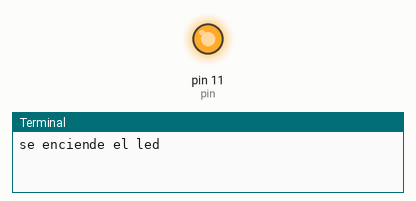
Bench run of a program on a simulated Raspberry Pi (header pin numbers). Shown: output pins drawn as LEDs (lit = HIGH), the last lines printed to the terminal.

Above: at 1.0 s.
At 3.0 s:
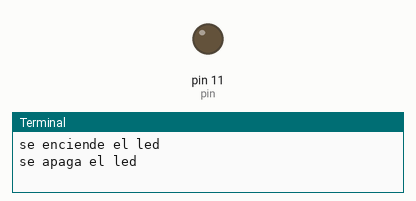
Timing chart, 0 to 5.2 s (numbered marks = the images above):
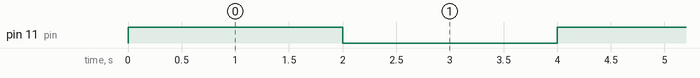

The program:

intermitent.py
```python
#!/usr/bin/env python
import time
import RPi.GPIO as GPIO

tiempo=2.0
pin=11

def main():
	GPIO.cleanup()
	GPIO.setmode(GPIO.BOARD)
	# Set Pin X on the GPIO header to act as an output
	GPIO.setup(pin,GPIO.OUT)
	# This loop runs forever and flashes the LED
	while True:
		GPIO.output(pin,GPIO.HIGH)
		print "se enciende el led"
		time.sleep(tiempo)

		GPIO.output(pin,GPIO.LOW)
		print "se apaga el led"
		time.sleep(tiempo)

try:
      main()
except:
      print "error happened"
```

Measured:
- by itself, pin 11 (pin): alternates HIGH for 2.0 s and LOW for 2.0 s
